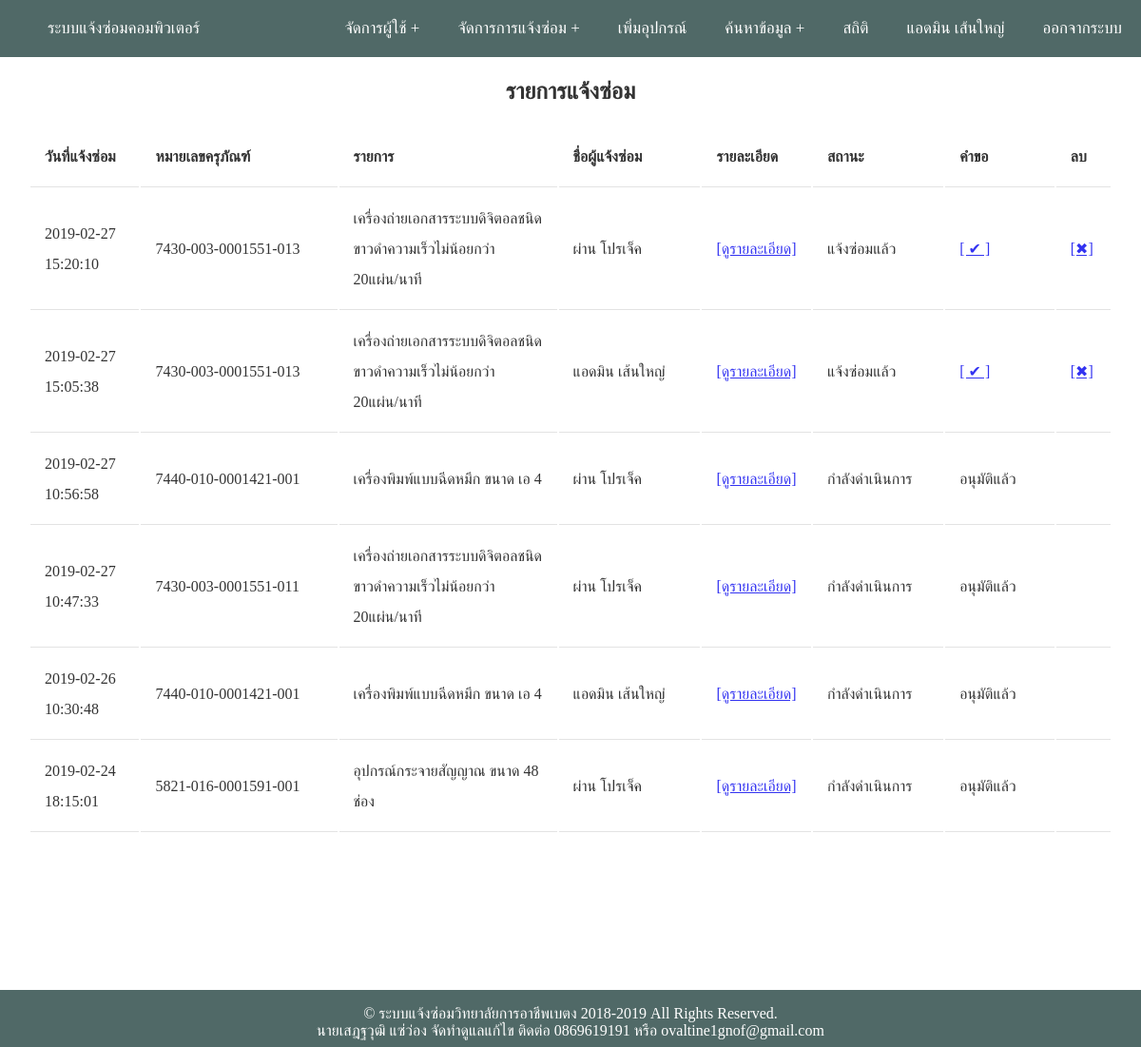
The app's page /repair/show_fix.php (signed in) with its own data.
### tables this page shows
CREATE TABLE IF NOT EXISTS `repair` (
  `repair_id` int(11) NOT NULL AUTO_INCREMENT,
  `r_id` varchar(13) NOT NULL,
  `r_date` datetime NOT NULL,
  `r_status` varchar(30) NOT NULL,
  `serial` varchar(20) NOT NULL,
  `at` text NOT NULL,
  `bad` text NOT NULL,
  `fix` text NOT NULL,
  PRIMARY KEY (`repair_id`),
  KEY `r_id` (`r_id`),
  KEY `serial` (`serial`)
);

CREATE TABLE IF NOT EXISTS `inventory` (
  `id` int(11) NOT NULL AUTO_INCREMENT,
  `serial` varchar(20) NOT NULL,
  `c_name` varchar(100) NOT NULL,
  `type_id` int(11) unsigned zerofill NOT NULL,
  `department` int(11) unsigned zerofill NOT NULL,
  `w_id` int(11) NOT NULL,
  PRIMARY KEY (`serial`),
  UNIQUE KEY `id` (`id`),
  KEY `type_id` (`type_id`),
  KEY `department` (`department`),
  KEY `where` (`w_id`)
);

CREATE TABLE IF NOT EXISTS `user_info` (
  `info_id` int(11) NOT NULL AUTO_INCREMENT,
  `id_card` varchar(13) NOT NULL,
  `name` varchar(30) NOT NULL,
  `surname` varchar(30) NOT NULL,
  `sex` varchar(1) NOT NULL,
  `email` varchar(30) NOT NULL,
  `phone` varchar(10) NOT NULL,
  `expire_date` date NOT NULL,
  PRIMARY KEY (`id_card`),
  UNIQUE KEY `id` (`info_id`)
);

### repair/show_admin_list.php (the view, shortened to what this page needs)
<?php
if($a == 's_today')
{
	$sql = "SELECT * FROM ((repair
	INNER JOIN user_info ON repair.r_id = user_info.id_card)
	INNER JOIN inventory ON repair.serial = inventory.serial)
	WHERE day(r_date) = day(now())
	ORDER BY r_date DESC";
}
elseif($a == 's_not')
{
$sql = "SELECT * FROM ((repair
INNER JOIN user_info ON repair.r_id = user_info.id_card)
INNER JOIN inventory ON repair.serial = inventory.serial)
WHERE r_status='$array_status[0]'
ORDER BY r_date DESC";
}
else
{
$sql = "SELECT * FROM ((repair
INNER JOIN user_info ON repair.r_id = user_info.id_card)
INNER JOIN inventory ON repair.serial = inventory.serial)
WHERE r_status='$array_status[1]' OR r_status='$array_status[0]'
ORDER BY r_date DESC";
}
	$result = mysqli_query($conn, $sql) or die (mysqli_error($conn));
	while($row = mysqli_fetch_assoc($result))
	{
		$status = $row['r_status'];
?>
		<form name="form1" method="post" action="change_status.php?txt_id=<?php echo" " . $row["repair_id"] . ""; ?>">
		<tr>
			<td /><?php echo " " . $row["r_date"] . " ";?>
			<td /><?php echo "" . $row["serial"] . " ";?>
			<td /><?php echo "" . $row["c_name"] . ""; ?>
			<td /><?php echo "" . $row["name"] . " " . $row["surname"] . " "; ?>
<?php
		if ($status == $array_status[0])
		{
?>
			<td ><a href="javascript:popup('detail_repair2.php?txt_id=<?php echo $row["repair_id"]; ?>','',800,600)" >[ดูรายละเอียด]</a></td>
<?php
		}
		else
		{
?>
		<td ><a href="javascript:popup('detail_repair1.php?txt_id=<?php echo $row["repair_id"]; ?>','',800,600)" >[ดูรายละเอียด]</a></td>
<?php
		}
?>
			<td>
<?php
		if ($status == $array_status[0])
		{
		echo " " . $row["r_status"] . " ";
		}
		elseif ($status == $array_status[1] OR $status == $array_status[2] OR $status == $array_status[3])
		{
?>
<?php
		echo $row["r_status"];
?>
<?php
}
?>
		</td>
		<td>
<?php
		if ($status == $array_status[0])
		{
?>
		<a href='allow_repair.php?txt_id=<?php echo $row["repair_id"]; ?>'>[ ✔ ]</a>
<?php
		}
		else
		{
		echo "อนุมัติแล้ว";
?>
<?php
		}
?>
			</td>
			<td>
	<?php
		if ($status == $array_status[0])
		{
	?>
		<a href="delete_repair.php?txt_id=<?php echo " " . $row["repair_id"] . " "; ?>" onClick="javascript:return confirm('คุณต้องการลบข้อมูลใช่หรือไม่');" >[✖]</a>
	<?php } ?>
			</td>
		</tr>
		</form>
<?php
	}
?>
</table>
<br>

### page/header.php (shortened to what this page needs)
<!DOCTYPE html>
<html lang="en">
<head>
</head>
<body style=" background-color:white; opacity:0.8; " ">
<body>
<nav>
<div id="logo"><a href="..\page\admin.php">ระบบแจ้งซ่อมคอมพิวเตอร์</a></div>
            <ul class="menu">
<?php
if($_SESSION['sess_status'] == "0" OR $_SESSION['sess_status'] == "1")
{
?>
                <li>
                    <a href="#">จัดการผู้ใช้</a>
                </li>
				<li>
                    <a href="#">จัดการการแจ้งซ่อม</a>
                </li>
				<li><a href="..\inventory\add_inven.php">เพิ่มอุปกรณ์</a></li>
<?php
 }
?>
<?php
$name = $_SESSION["sess_name"];
$sur = $_SESSION["sess_lastname"];
?>
<?php if($_SESSION['sess_status'] == "0" OR $_SESSION['sess_status'] == "1")
{
?>
				<li>
                    <a href="#">ค้นหาข้อมูล</a>
                </li>
<?php
}
else
{
?>
<li><a href="..\search\search_inven.php">ค้นหาข้อมูลอุปกรณ์</a></li>
<?php
}
?>
				<li><a href="..\static\show_static.php">สถิติ</a></li>
                <li><a href="..\admin\edit_me.php"><?php echo $name." ".$sur; ?></a></li>
                <li><a href="..\logout.php" >ออกจากระบบ</a></li>
</ul>
</nav>
<center>
<div class="content">

### connect_db.inc.php (shortened to what this page needs)
<body style="background-image: url('wall.jpg');">
</body>

### repair/show_fix.php (shortened to what this page needs)
<?php
include("..\page\header.php");
require('..\connect_db.inc.php');
$a=$_GET["a"];
echo "<h2 align='center'>รายการแจ้งซ่อม</h2>";
$array_status = array('แจ้งซ่อมแล้ว','กำลังดำเนินการ','ซ่อมสำเร็จ','ซ่อมไม่ได้','ยกเลิกแล้ว' );
?>
<?php
if($_SESSION['sess_status'] == "0" OR $_SESSION['sess_status'] == "1")
{
?>
<table >
<tr>
	<th width ="10%" />วันที่แจ้งซ่อม
	<th width ="18%"/>หมายเลขครุภัณฑ์
	<th width ="20%" />รายการ
	<th width ="13%"/>ชื่อผู้แจ้งซ่อม
	<th width ="10%"/>รายละเอียด
	<th width ="12%" />สถานะ
	<th width ="10%" />คำขอ
	<th width ="5%" />ลบ
</tr>
<?php
	include ('show_admin_list.php');
	}
?>
<br><br><br>
<?php
include '../page/footer.php';
?>

### page/footer.php (shortened to what this page needs)
</div>
<br><br><br>
<div class="footer">
  <p>© ระบบแจ้งซ่อมวิทยาลัยการอาชีพเบตง 2018-2019 All Rights Reserved.
  <br>นายเสฎฐวุฒิ  แซ่ว่อง จัดทำดูแลแก้ไข ติดต่อ 0869619191  หรือ ovaltine1gnof@gmail.com</p>
</div>
</body>
</html>

### page/header.php (style rules this page uses)
* { box-sizing: border-box; font-family : Georgia, serif; }
body { margin: 0; padding: 0; font-family: 'Open Sans', sans-serif; line-height: 32px; }
nav { margin:0; padding: 0; background-color: #254441; }
#logo { display: block; padding: 0 30px; float: left; font-size:20px; color:#FFF; }
nav:after { content:""; display:table; clear:both; }
nav ul { float: right; padding:0; margin:0; list-style: none; position: relative; }
nav ul li { margin: 0px; display:inline-block; float: left; background-color: #254441; }
nav a { display:block; padding:14px 20px; color:#FFF; font-size:17px; text-decoration:none; }
li > a:after { content: ' +'; }
li > a:only-child:after { content: ''; }
.content { style="text-align: center; margin-top:200px; width:95%; }
.footer { line-height: 18px; text-align: center; height:60px; position:fixed; left:0px; bottom:0px; background-color: #254441; width:100%; z-index: 99; color:#FFFFFF; }
th, td { border-bottom: 1px solid #ddd; padding: 15px; text-align: left; }

### records on screen
repair: r_date "2019-02-27 15:20:10", serial.serial "7430-003-0001551-013", serial.c_name "เครื่องถ่ายเอกสารระบบดิจิตอลชนิดขาวดำความเร็วไม่น้อยกว่า 20แผ่น/นาที", r.name "ผ่าน", r.surname "โปรเจ็ค", r_status "แจ้งซ่อมแล้ว"
repair: r_date "2019-02-27 15:05:38", serial.serial "7430-003-0001551-013", serial.c_name "เครื่องถ่ายเอกสารระบบดิจิตอลชนิดขาวดำความเร็วไม่น้อยกว่า 20แผ่น/นาที", r.name "แอดมิน", r.surname "เส้นใหญ่", r_status "แจ้งซ่อมแล้ว"
repair: r_date "2019-02-27 10:56:58", serial.serial "7440-010-0001421-001", serial.c_name "เครื่องพิมพ์แบบฉีดหมึก ขนาด เอ 4", r.name "ผ่าน", r.surname "โปรเจ็ค", r_status "กำลังดำเนินการ", shows "อนุมัติแล้ว"
repair: r_date "2019-02-27 10:47:33", serial.serial "7430-003-0001551-011", serial.c_name "เครื่องถ่ายเอกสารระบบดิจิตอลชนิดขาวดำความเร็วไม่น้อยกว่า 20แผ่น/นาที", r.name "ผ่าน", r.surname "โปรเจ็ค", r_status "กำลังดำเนินการ", shows "อนุมัติแล้ว"
repair: r_date "2019-02-26 10:30:48", serial.serial "7440-010-0001421-001", serial.c_name "เครื่องพิมพ์แบบฉีดหมึก ขนาด เอ 4", r.name "แอดมิน", r.surname "เส้นใหญ่", r_status "กำลังดำเนินการ", shows "อนุมัติแล้ว"
repair: r_date "2019-02-24 18:15:01", serial.serial "5821-016-0001591-001", serial.c_name "อุปกรณ์กระจายสัญญาณ ขนาด 48 ช่อง", r.name "ผ่าน", r.surname "โปรเจ็ค", r_status "กำลังดำเนินการ", shows "อนุมัติแล้ว"

### other values on screen
$name "แอดมิน"
$sur "เส้นใหญ่"
